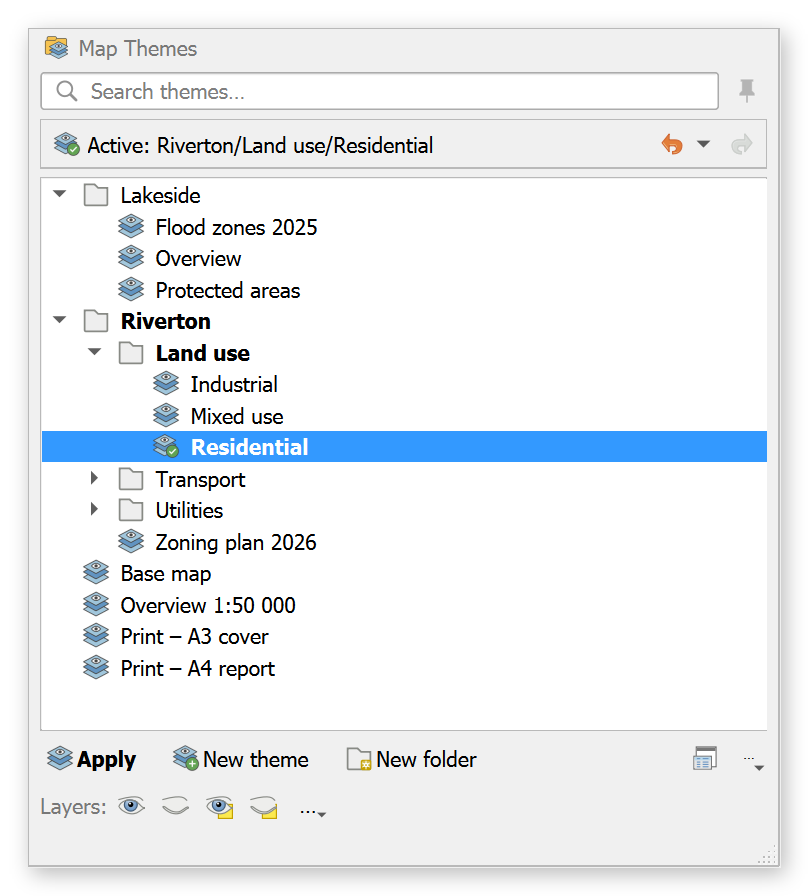
#> input picture docs/screenshots/overview.png, 809 x 896 px, given in place of 01_overview.png, which was not available
$ python compose_shots.py ../../docs/screenshots/overview.png
#> lines starting #> are read from the running program, lines starting #| are printed output that depends on the picture
#> in single, p is the input picture: PIL image 809x896 RGBA; mean R, G, B, A 205.3, 208.5, 211.5, 223.9
"""Compose README screenshots: popup + open menus, with soft shadows."""
import pathlib
import sys

from PIL import Image, ImageFilter

base = pathlib.Path(sys.argv[1])
raw = base / "raw"
DPR = 1.75
PAD = 28


def shadowed(layers, size):
    """layers: list of (image, (x, y)) in canvas px; returns RGBA canvas with shadows."""
#> called with size = (809, 896)
    w, h = size
    canvas = Image.new("RGBA", (w + 2 * PAD, h + 2 * PAD), (0, 0, 0, 0))
#> canvas: PIL image 865x952 RGBA; every value is 0
    for img, (x, y) in layers:
        shadow = Image.new("RGBA", canvas.size, (0, 0, 0, 0))
        box = Image.new("RGBA", img.size, (0, 0, 0, 70))
        shadow.paste(box, (x + PAD + 4, y + PAD + 6))
        shadow = shadow.filter(ImageFilter.GaussianBlur(10))
        canvas = Image.alpha_composite(canvas, shadow)
        canvas.alpha_composite(img.convert("RGBA"), (x + PAD, y + PAD))
#> this loop made 1 pass
#> pass 1, in shadowed, `shadow = shadow.filter(ImageFilter.GaussianBlur(10))`:
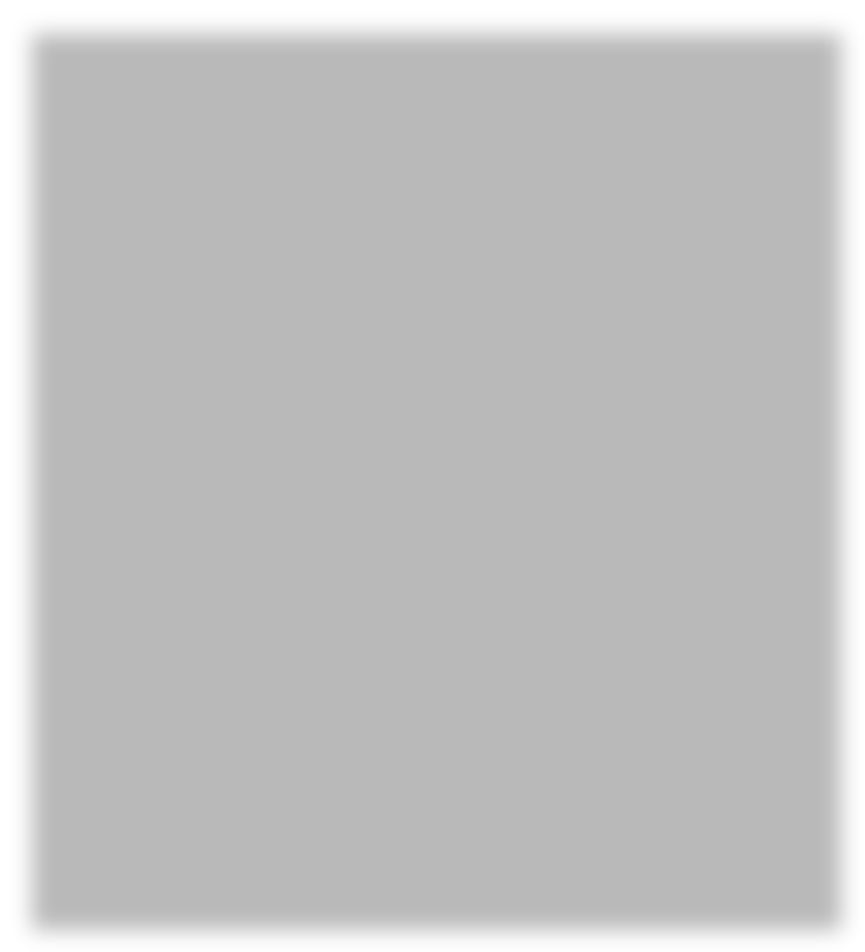
#> shadow: PIL image 865x952 RGBA; mean R, G, B, A 0, 0, 0, 61.6; transparent parts drawn white
#> after the loop:
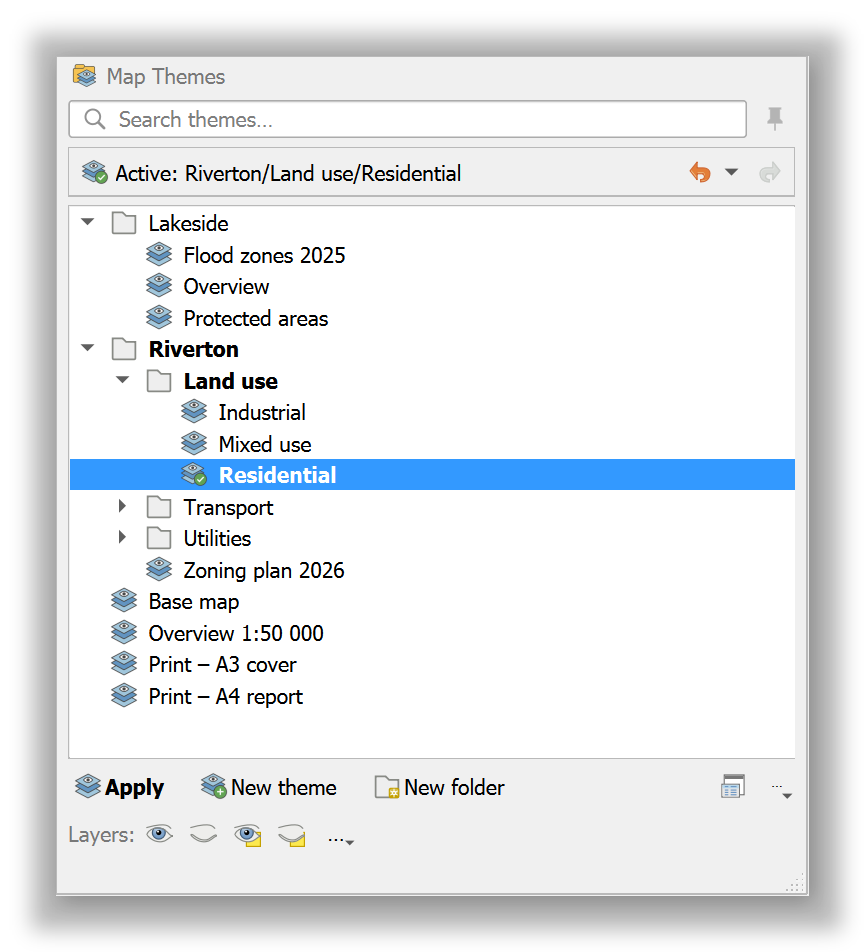
#> canvas: PIL image 865x952 RGBA; mean R, G, B, A 180.7, 183.5, 186.1, 204.6; transparent parts drawn white
    return canvas


def save(img, name, max_width=900):
#> called with name = 'overview.png', max_width = 900
    if img.width > max_width:
        img = img.resize((max_width, round(img.height * max_width / img.width)), Image.LANCZOS)
    img.save(base / name, optimize=True)
    print(name, img.size)
#| overview.png (865, 952)


def single(src, name):
    p = Image.open(raw / src)
    save(shadowed([(p, (0, 0))], p.size), name)


single("01_overview.png", "overview.png")
single("02b_search.png", "search.png")
#> call 2 of single, with src = '02b_search.png', name = 'search.png'
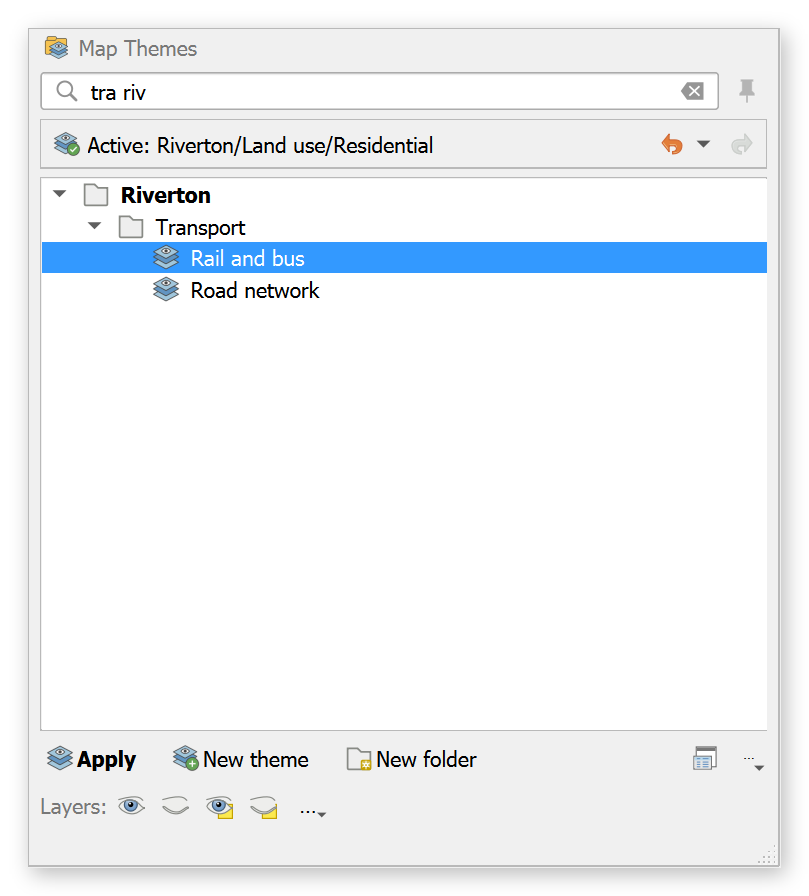
#> input picture docs/screenshots/search.png, 809 x 896 px, given in place of 02b_search.png, which was not available
#> in single, p is the input picture: PIL image 809x896 RGBA; mean R, G, B, A 208.5, 211.6, 214.5, 223.9
#> call 2 of shadowed, with size = (809, 896)
#> after the loop in shadowed (call 2), `for img, (x, y) in layers:`:
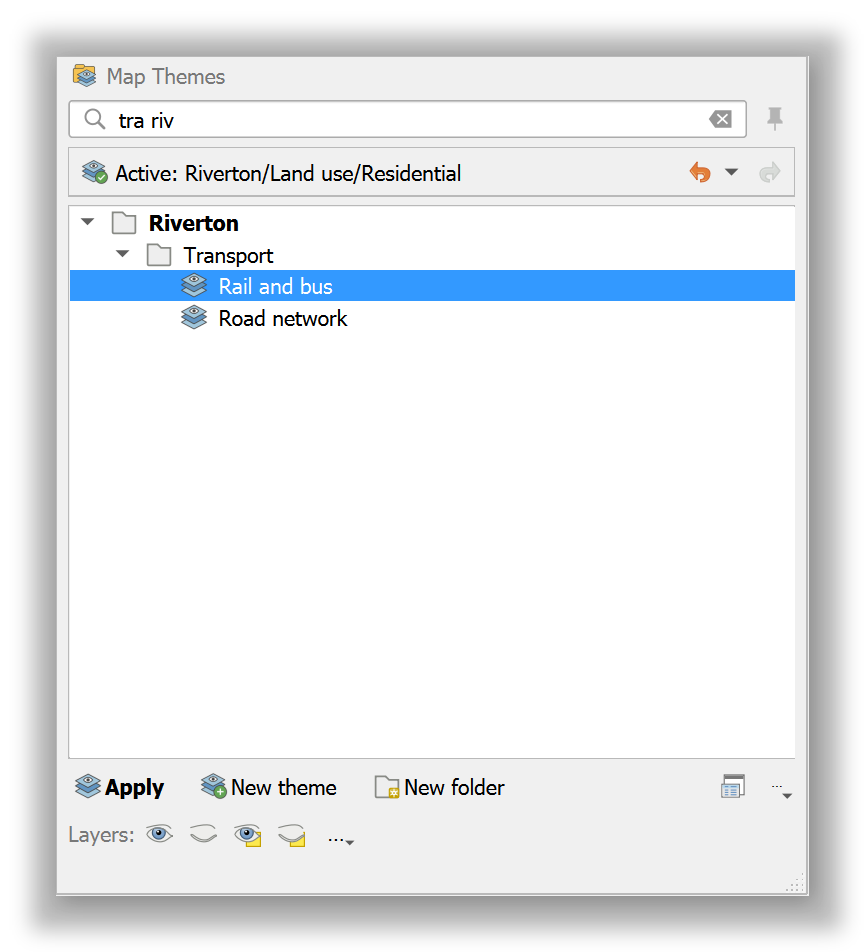
#> canvas: PIL image 865x952 RGBA; mean R, G, B, A 183.5, 186.2, 188.8, 204.6; transparent parts drawn white
#| search.png (865, 952)
single("05b_group_typing.png", "group.png")
#| group.png (865, 952)

# history menu dropping from the undo button
#> (the run stopped early here; a loop or call above may not have finished)
